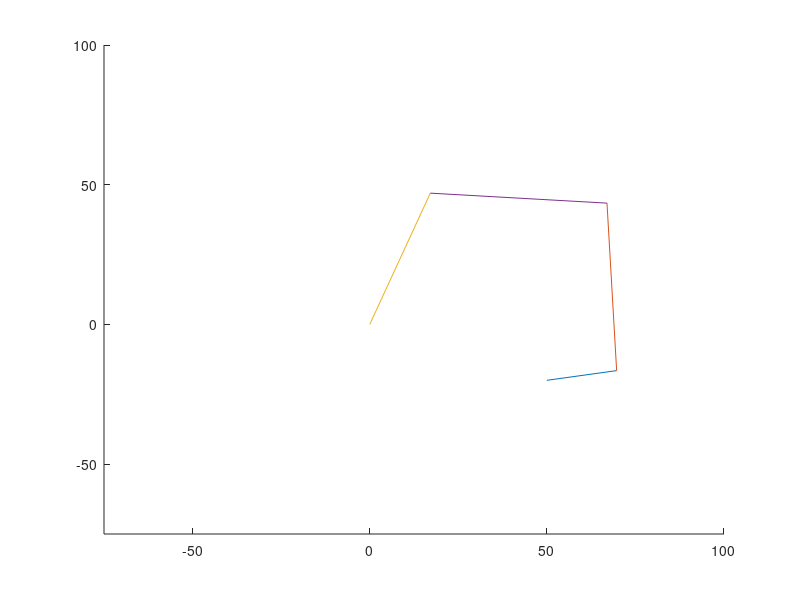

Recreate this plot in MATLAB.
clf; % clears plot

M1 = [0 0]; % Motor 1 position
M2 = M1 + [50 -20]; % Motor 2, relativ to Motor 1
t1 = -20; 
t2 = 10;

t1 = deg2rad(t1);
t2 = deg2rad(t2);

m2_start_ang = 0; % Starting angel of motor 2

% Phalanx and leaver-lengs in mm
a = 20;
b = 60;
c = 50;
d = 50;
ef = 40;

A = [M2(1)+a*cos(t2) M2(2)+a*sin(t2)];
C = [M1(1)+(c*-sin(t1)) M1(2)+(c*cos(t1))];

e = norm(M2-M1);
gamma = atan(abs(M2(2))/abs(M2(1)));
gamma_1 = pi/2 - gamma;
lambda_1 = pi - gamma - t2;
f = sqrt(e^2+a^2-(2*a*e*cos(lambda_1)));

lambda_2 = asin((sin(lambda_1)*e)/f);
lambda_3 = pi - lambda_1 - lambda_2;
fi = t1 + pi - gamma_1 - lambda_3;

g = sqrt(c^2+f^2-2*c*f*cos(fi));
g2 = norm(C-A);
fi_1 = asin(sin(fi)*f/g);
fi_2 = pi - fi_1 - fi;

beta = acos((-g^2 + b^2 + d^2)/(2*b*d));
beta_1 = asin(sin(beta)*b/g);
beta_2 = pi - beta_1 - beta;

q_2 = pi -(lambda_2 + fi_2 + beta_2);


B = [b*cos(t2+q_2)+a*cos(t2)+M2(1) b*sin(t2+q_2)+a*sin(t2)+M2(2)];

%E = [C(1)+(ef*-sin()) C(2)];

% Q = A - C;
% q = norm(Q); % length of q
% beta = (q^2 + b^2 + d^2)/(2*b*d); % Angle of beta at point B in rad
% alfa_1 = asin((sin(beta)*d)/q);
% fi_1 = asin((sin(beta)*b)/q);
% dp = abs(Q(1));
% bp = abs(Q(2));

% A_B_ang = deg2rad(90) + deg2rad(m2_ang) - atan(dp/bp) + alfa_1; % rad
% AB_rest = deg2rad(90) + deg2rad(m2_ang) - A_B_ang;  % rad
% C_B_ang = deg2rad(90) - deg2rad(m1_ang) - atan(bp/dp) + fi_1;   % rad

% B coordinates calculation
% CB = [C(1)+(sin(C_B_ang)*d) C(2)-(cos(C_B_ang)*d)];
% AB = [A(1)-(sin(AB_rest)*b) A(2)+(cos(AB_rest)*b)];

hold on
%plot(COR(M1,M2,'x'),COR(M1,M2,'y')) % plotting line from motor 1 to motor 2
plot([M2(1) A(1)],[M2(2) A(2)]) % a
plot([A(1) B(1)],[A(2) B(2)]) % b
plot([M1(1) C(1)],[M1(2) C(2)]) % c
plot([C(1) B(1)],[C(2) B(2)]) % d
%plot([M1(1) M1] []) % e

xlim([-75 100])
ylim([-75 100])
hold off

% norm(CB)
% norm(AB)
% [a c b d]
[norm(A-M2) norm(C) norm(B-A) norm(B-C)]